Frame 1 (no input): blank canvas, image omitted
Frame 60 (the mouse pressed at the canvas centre just before this capture): blank canvas, image omitted
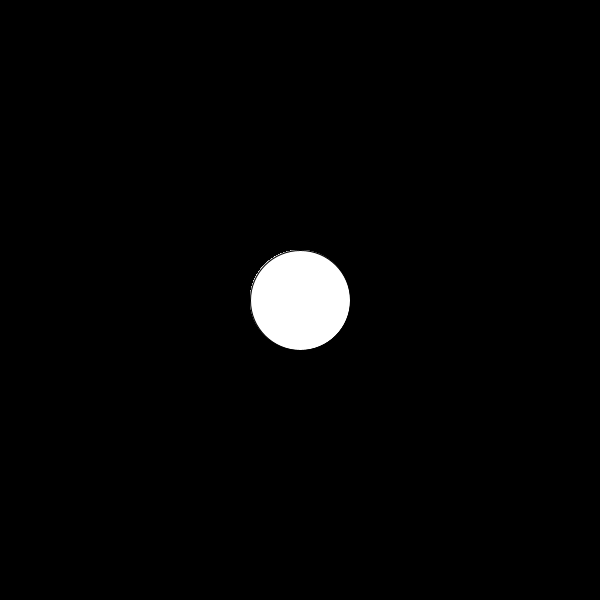
Frame 120 (the mouse held since frame 60 and released just before this capture)

The Processing sketch whose frames 1 and 60 were blank and that drew this single picture after the mouse press (run headless with seeded random() and noise(); from frame 60 on, the mouse is pressed at the canvas centre):

// Processing sketch: tut2_if_else_statement
// ── tut2_if_else_statement.pde
void setup(){
  size(600, 600);
  background(0);
}

void draw(){
  if(mousePressed){
    ellipse(mouseX, mouseY, 100, 100);
  } else {
    background(0);
  }
}
